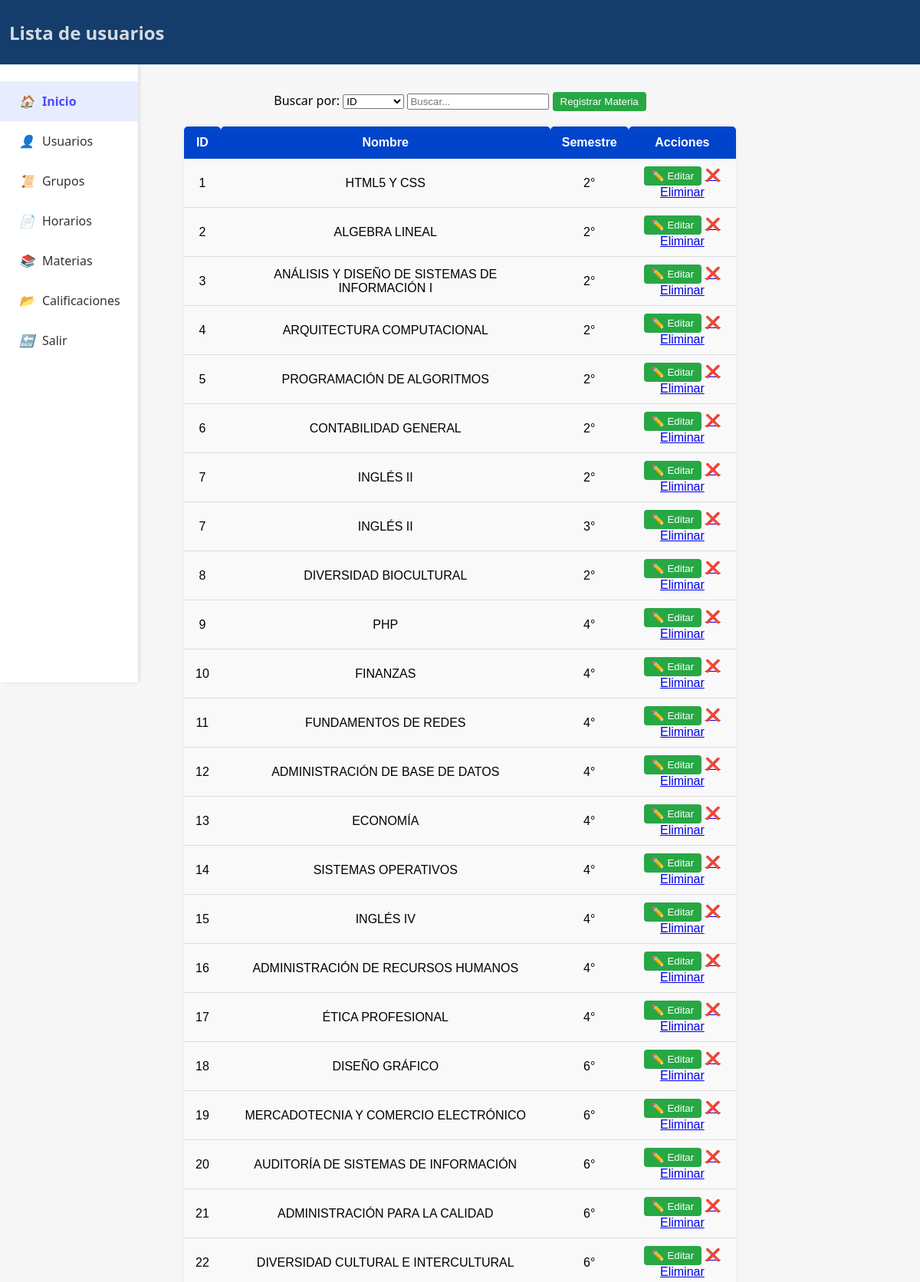
/adm_materias.php (upper part), run on the app's committed database.
### tables this page shows
CREATE TABLE IF NOT EXISTS `materias` (
  `id_materia` int NOT NULL AUTO_INCREMENT,
  `nombre_materia` varchar(100) NOT NULL,
  PRIMARY KEY (`id_materia`)
);

CREATE TABLE IF NOT EXISTS `semestres` (
  `id_semestre` int NOT NULL AUTO_INCREMENT,
  `numero` tinyint NOT NULL,
  `id_carrera` int NOT NULL,
  `id_periodo` int NOT NULL,
  PRIMARY KEY (`id_semestre`),
  KEY `id_carrera` (`id_carrera`),
  KEY `id_periodo` (`id_periodo`)
);

### adm_materias.php (the view, shortened to what this page needs)
<?php
include('conexion.php');
$sql = "
SELECT m.id_materia, m.nombre_materia, s.numero AS semestre, s.id_semestre
FROM materias m
LEFT JOIN materias_semestre ms ON m.id_materia = ms.id_materia
LEFT JOIN semestres s ON ms.id_semestre = s.id_semestre
";
$result = $conn->query($sql);
?>
<!DOCTYPE html>
<html lang="en">
<head>
    <link rel="stylesheet" href="tabla.css">
    <link rel="stylesheet" href="menu_adm.css">
</head>
<body>
<header>
<h2>Lista de usuarios</h2>
</header>
<aside class="sidebar">
    <ul class="menu">
        <li class="active" onclick="window.location.href='inicio_adm.php'"><i>🏠</i>Inicio</li>
        <li class="submenu">
            <i>👤</i>Usuarios
        </li>
        <li onclick="window.location.href='adm_grupos.php'"><i>📜</i>Grupos</li>
        <li class="submenu">
            <i>📄</i>Horarios
        </li>
        <li class="submenu">
            <i>📚</i>Materias
        </li>
        <li onclick="window.location.href='panel_admin.php'"><i>📂</i>Calificaciones</li>
        <li onclick="window.location.href='index.php'"><i>🔙</i>Salir</li>
    </ul>
</aside>
<main>
<section class="secregistroG">
    <form id="form-busqueda">
        <label for="filtro">Buscar por:</label>
        <select id="filtro">
            <option value="id">ID</option>
        </select>
        <input type="text" id="buscar" placeholder="Buscar..." required>
        <button type="button" onclick="abrirModalRegistro()">Registrar Materia</button>
    </form>
</section>
<section>
<table id="tabla-materias">
<tr>
    <th>ID</th>
    <th>Nombre</th>
    <th>Semestre</th>
    <th>Acciones</th>
</tr>
<?php
if ($result->num_rows > 0) {
    while ($row = $result->fetch_assoc()) {
        echo "<tr>
            <td>{$row['id_materia']}</td>
            <td>{$row['nombre_materia']}</td>
            <td>{$row['semestre']}°</td>
            <td>
                <button onclick=\"abrirModal('{$row['id_materia']}', '{$row['nombre_materia']}', '{$row['id_semestre']}')\">✏️ Editar</button>
                <a href='eliminar_M.php?id={$row['id_materia']}'>❌ Eliminar</a>
            </td>
        </tr>";
    }
}
?>
</table>
</section>
</main>
</body>
</html>

### tabla.css (style rules this page uses)
table { width: 60%; margin: 20px auto; border-collapse: collapse; font-family: Arial, sans-serif; box-shadow: 0 0 10px rgba(208, 122, 122, 0.1); }
th { background-color: #0044cc; color: white; padding: 12px 15px; text-align: center; border-radius: 5px 5px 0 0; }
td { padding: 10px 15px; text-align: center; background-color: #f9f9f9; border-bottom: 1px solid #ddd; }
button { padding: 5px 10px; background-color: #28a745; color: white; border: none; border-radius: 4px; cursor: pointer; }
main { padding-top: 50px; padding-bottom: 40px; }

### menu_adm.css (style rules this page uses)
body { margin: 0; font-family: 'Segoe UI', sans-serif; background-color: #f7f7f7; min-height: 100vh; padding-top: 70px; }
.sidebar { height: 100vh; width: 180px; background-color: #ffffff; box-shadow: 2px 0 5px rgba(0, 0, 0, 0.1); padding-top: 20px; position: fixed; }
.menu { list-style-type: none; padding: 0; }
.menu li { padding: 15px 25px; cursor: pointer; display: flex; align-items: center; color: #333; position: relative; }
.menu li i { margin-right: 10px; }
.menu li.active { background-color: #e8ecff; font-weight: bold; color: #4a4aff; }
.submenu { position: relative; }
header { position: fixed; top: 0; left: 0; width: 100%; height: 60px; display: flex; justify-content: space-between; align-items: center; padding: 12px; background-color: rgb(21, 61, 108); color: rgb(212, 219, 225); z-index: 1000; }
header h2 { align-items: center; justify-content: center; }
.secregistroG { text-align: center; }

### data on the page
materias: id_materia "1", nombre_materia "HTML5 Y CSS", semestres.numero "2"
materias: id_materia "2", nombre_materia "ALGEBRA LINEAL", semestres.numero "2"
materias: id_materia "3", nombre_materia "ANÁLISIS Y DISEÑO DE SISTEMAS DE INFORMACIÓN I", semestres.numero "2"
materias: id_materia "4", nombre_materia "ARQUITECTURA COMPUTACIONAL", semestres.numero "2"
materias: id_materia "5", nombre_materia "PROGRAMACIÓN DE ALGORITMOS", semestres.numero "2"
materias: id_materia "6", nombre_materia "CONTABILIDAD GENERAL", semestres.numero "2"
materias: id_materia "7", nombre_materia "INGLÉS II", semestres.numero "2", semestres.numero "3"
materias: id_materia "8", nombre_materia "DIVERSIDAD BIOCULTURAL", semestres.numero "2"
materias: id_materia "9", nombre_materia "PHP", semestres.numero "4"
materias: id_materia "10", nombre_materia "FINANZAS", semestres.numero "4"
materias: id_materia "11", nombre_materia "FUNDAMENTOS DE REDES", semestres.numero "4"
materias: id_materia "12", nombre_materia "ADMINISTRACIÓN DE BASE DE DATOS", semestres.numero "4"
materias: id_materia "13", nombre_materia "ECONOMÍA", semestres.numero "4"
materias: id_materia "14", nombre_materia "SISTEMAS OPERATIVOS", semestres.numero "4"
materias: id_materia "15", nombre_materia "INGLÉS IV", semestres.numero "4"
materias: id_materia "16", nombre_materia "ADMINISTRACIÓN DE RECURSOS HUMANOS", semestres.numero "4"
materias: id_materia "17", nombre_materia "ÉTICA PROFESIONAL", semestres.numero "4"
materias: id_materia "18", nombre_materia "DISEÑO GRÁFICO", semestres.numero "6"
materias: id_materia "19", nombre_materia "MERCADOTECNIA Y COMERCIO ELECTRÓNICO", semestres.numero "6"
materias: id_materia "20", nombre_materia "AUDITORÍA DE SISTEMAS DE INFORMACIÓN", semestres.numero "6"
materias: id_materia "21", nombre_materia "ADMINISTRACIÓN PARA LA CALIDAD", semestres.numero "6"
materias: id_materia "22", nombre_materia "DIVERSIDAD CULTURAL E INTERCULTURAL", semestres.numero "6"
